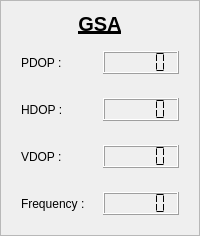
             <widget class="QFrame" name="verticalFrame_gsa">
              <property name="frameShape">
               <enum>QFrame::Shape::StyledPanel</enum>
              </property>
              <layout class="QVBoxLayout" name="verticalLayout_29">
               <item>
                <widget class="QLabel" name="label_35">
                 <property name="sizePolicy">
                  <sizepolicy hsizetype="Preferred" vsizetype="Maximum">
                   <horstretch>0</horstretch>
                   <verstretch>0</verstretch>
                  </sizepolicy>
                 </property>
                 <property name="font">
                  <font>
                   <pointsize>15</pointsize>
                   <bold>true</bold>
                   <underline>true</underline>
                  </font>
                 </property>
                 <property name="text">
                  <string>GSA</string>
                 </property>
                 <property name="alignment">
                  <set>Qt::AlignmentFlag::AlignCenter</set>
                 </property>
                </widget>
               </item>
               <item>
                <layout class="QHBoxLayout" name="horizontalLayout_36">
                 <property name="leftMargin">
                  <number>9</number>
                 </property>
                 <property name="topMargin">
                  <number>9</number>
                 </property>
                 <property name="rightMargin">
                  <number>9</number>
                 </property>
                 <property name="bottomMargin">
                  <number>9</number>
                 </property>
                 <item>
                  <widget class="QLabel" name="label_47">
                   <property name="text">
                    <string>PDOP :</string>
                   </property>
                  </widget>
                 </item>
                 <item>
                  <widget class="QLCDNumber" name="lcdNumber_pdop_gsa">
                   <property name="sizePolicy">
                    <sizepolicy hsizetype="Minimum" vsizetype="Maximum">
                     <horstretch>0</horstretch>
                     <verstretch>0</verstretch>
                    </sizepolicy>
                   </property>
                   <property name="digitCount">
                    <number>5</number>
                   </property>
                   <property name="segmentStyle">
                    <enum>QLCDNumber::SegmentStyle::Flat</enum>
                   </property>
                  </widget>
                 </item>
                </layout>
               </item>
               <item>
                <layout class="QHBoxLayout" name="horizontalLayout_37">
                 <property name="leftMargin">
                  <number>9</number>
                 </property>
                 <property name="topMargin">
                  <number>9</number>
                 </property>
                 <property name="rightMargin">
                  <number>9</number>
                 </property>
                 <property name="bottomMargin">
                  <number>9</number>
                 </property>
                 <item>
                  <widget class="QLabel" name="label_48">
                   <property name="text">
                    <string>HDOP :</string>
                   </property>
                  </widget>
                 </item>
                 <item>
                  <widget class="QLCDNumber" name="lcdNumber_hdop_gsa">
                   <property name="sizePolicy">
                    <sizepolicy hsizetype="Minimum" vsizetype="Maximum">
                     <horstretch>0</horstretch>
                     <verstretch>0</verstretch>
                    </sizepolicy>
                   </property>
                   <property name="digitCount">
                    <number>5</number>
                   </property>
                   <property name="segmentStyle">
                    <enum>QLCDNumber::SegmentStyle::Flat</enum>
                   </property>
                  </widget>
                 </item>
                </layout>
               </item>
               <item>
                <layout class="QHBoxLayout" name="horizontalLayout_38">
                 <property name="leftMargin">
                  <number>9</number>
                 </property>
                 <property name="topMargin">
                  <number>9</number>
                 </property>
                 <property name="rightMargin">
                  <number>9</number>
                 </property>
                 <property name="bottomMargin">
                  <number>9</number>
                 </property>
                 <item>
                  <widget class="QLabel" name="label_49">
                   <property name="text">
                    <string>VDOP :</string>
                   </property>
                  </widget>
                 </item>
                 <item>
                  <widget class="QLCDNumber" name="lcdNumber_vdop_gsa">
                   <property name="sizePolicy">
                    <sizepolicy hsizetype="Minimum" vsizetype="Maximum">
                     <horstretch>0</horstretch>
                     <verstretch>0</verstretch>
                    </sizepolicy>
                   </property>
                   <property name="digitCount">
                    <number>5</number>
                   </property>
                   <property name="segmentStyle">
                    <enum>QLCDNumber::SegmentStyle::Flat</enum>
                   </property>
                  </widget>
                 </item>
                </layout>
               </item>
               <item>
                <layout class="QHBoxLayout" name="horizontalLayout_41">
                 <property name="leftMargin">
                  <number>9</number>
                 </property>
                 <property name="topMargin">
                  <number>9</number>
                 </property>
                 <property name="rightMargin">
                  <number>9</number>
                 </property>
                 <property name="bottomMargin">
                  <number>9</number>
                 </property>
                 <item>
                  <widget class="QLabel" name="label_52">
                   <property name="text">
                    <string>Frequency :</string>
                   </property>
                  </widget>
                 </item>
                 <item>
                  <widget class="QLCDNumber" name="lcdNumber_frequency_gsa">
                   <property name="sizePolicy">
                    <sizepolicy hsizetype="Minimum" vsizetype="Maximum">
                     <horstretch>0</horstretch>
                     <verstretch>0</verstretch>
                    </sizepolicy>
                   </property>
                   <property name="segmentStyle">
                    <enum>QLCDNumber::SegmentStyle::Flat</enum>
                   </property>
                  </widget>
                 </item>
                </layout>
               </item>
              </layout>
             </widget>
